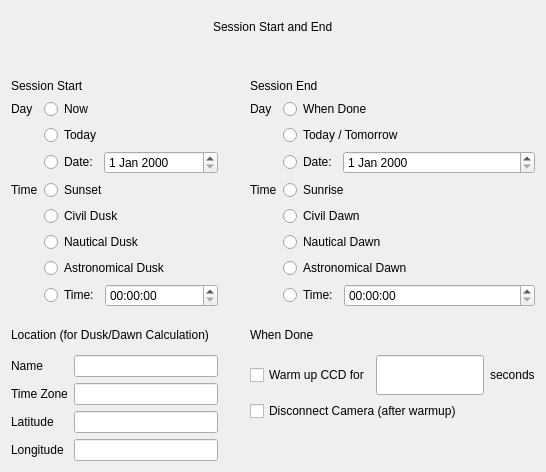
      <widget class="QWidget" name="startEndTab">
       <attribute name="title">
        <string>Start/End</string>
       </attribute>
       <attribute name="toolTip">
        <string>Information on when the collection run starts and ends</string>
       </attribute>
       <layout class="QGridLayout" name="gridLayout_3">
        <item row="0" column="0" colspan="3" alignment="Qt::AlignHCenter">
         <widget class="QLabel" name="MainTitle_1">
          <property name="minimumSize">
           <size>
            <width>0</width>
            <height>32</height>
           </size>
          </property>
          <property name="maximumSize">
           <size>
            <width>16777215</width>
            <height>32</height>
           </size>
          </property>
          <property name="text">
           <string>Session Start and End</string>
          </property>
         </widget>
        </item>
        <item row="4" column="1">
         <spacer name="horizontalSpacer_2">
          <property name="orientation">
           <enum>Qt::Horizontal</enum>
          </property>
          <property name="sizeType">
           <enum>QSizePolicy::Preferred</enum>
          </property>
          <property name="sizeHint" stdset="0">
           <size>
            <width>20</width>
            <height>20</height>
           </size>
          </property>
         </spacer>
        </item>
        <item row="2" column="1">
         <spacer name="horizontalSpacer">
          <property name="orientation">
           <enum>Qt::Horizontal</enum>
          </property>
          <property name="sizeHint" stdset="0">
           <size>
            <width>20</width>
            <height>20</height>
           </size>
          </property>
         </spacer>
        </item>
        <item row="2" column="0">
         <layout class="QGridLayout" name="gridLayout">
          <item row="0" column="0" colspan="2">
           <widget class="QLabel" name="Subtitle_1">
            <property name="text">
             <string>Session Start</string>
            </property>
           </widget>
          </item>
          <item row="1" column="0">
           <widget class="QLabel" name="label_6">
            <property name="text">
             <string>Day</string>
            </property>
           </widget>
          </item>
          <item row="8" column="1">
           <widget class="QRadioButton" name="startTimeAstronomical">
            <property name="toolTip">
             <string>Start at Astronomical Dusk on the specified day</string>
            </property>
            <property name="statusTip">
             <string/>
            </property>
            <property name="text">
             <string>Astronomical Dusk</string>
            </property>
            <attribute name="buttonGroup">
             <string notr="true">startTime</string>
            </attribute>
           </widget>
          </item>
          <item row="9" column="1">
           <layout class="QHBoxLayout" name="horizontalLayout_3">
            <item>
             <widget class="QRadioButton" name="startTimeGiven">
              <property name="toolTip">
               <string>Start at the specified time on the specified day</string>
              </property>
              <property name="statusTip">
               <string/>
              </property>
              <property name="text">
               <string>Time:</string>
              </property>
              <attribute name="buttonGroup">
               <string notr="true">startTime</string>
              </attribute>
             </widget>
            </item>
            <item>
             <widget class="QTimeEdit" name="startTimeEdit">
              <property name="sizePolicy">
               <sizepolicy hsizetype="MinimumExpanding" vsizetype="MinimumExpanding">
                <horstretch>0</horstretch>
                <verstretch>0</verstretch>
               </sizepolicy>
              </property>
              <property name="minimumSize">
               <size>
                <width>113</width>
                <height>21</height>
               </size>
              </property>
              <property name="toolTip">
               <string>Time to start if &quot;Time:&quot; chosen</string>
              </property>
              <property name="statusTip">
               <string/>
              </property>
             </widget>
            </item>
           </layout>
          </item>
          <item row="4" column="0">
           <widget class="QLabel" name="label_7">
            <property name="text">
             <string>Time</string>
            </property>
           </widget>
          </item>
          <item row="1" column="1">
           <widget class="QRadioButton" name="startDateNow">
            <property name="toolTip">
             <string>Start as soon as &quot;begin session&quot; is clicked</string>
            </property>
            <property name="text">
             <string>Now</string>
            </property>
            <attribute name="buttonGroup">
             <string notr="true">startDay</string>
            </attribute>
           </widget>
          </item>
          <item row="7" column="1">
           <widget class="QRadioButton" name="startTimeNautical">
            <property name="toolTip">
             <string>Start at Nautical Dusk on the specified day</string>
            </property>
            <property name="statusTip">
             <string/>
            </property>
            <property name="text">
             <string>Nautical Dusk</string>
            </property>
            <attribute name="buttonGroup">
             <string notr="true">startTime</string>
            </attribute>
           </widget>
          </item>
          <item row="3" column="1">
           <layout class="QHBoxLayout" name="horizontalLayout_2">
            <item>
             <widget class="QRadioButton" name="startDateGiven">
              <property name="toolTip">
               <string>Start on this given date, at a time specified below.</string>
              </property>
              <property name="text">
               <string>Date:</string>
              </property>
              <attribute name="buttonGroup">
               <string notr="true">startDay</string>
              </attribute>
             </widget>
            </item>
            <item>
             <widget class="QDateEdit" name="startDateEdit">
              <property name="sizePolicy">
               <sizepolicy hsizetype="MinimumExpanding" vsizetype="MinimumExpanding">
                <horstretch>0</horstretch>
                <verstretch>0</verstretch>
               </sizepolicy>
              </property>
              <property name="minimumSize">
               <size>
                <width>92</width>
                <height>21</height>
               </size>
              </property>
              <property name="toolTip">
               <string>Date to start run, if set to &quot;Date:&quot;</string>
              </property>
              <property name="statusTip">
               <string/>
              </property>
             </widget>
            </item>
           </layout>
          </item>
          <item row="2" column="1">
           <widget class="QRadioButton" name="startDateToday">
            <property name="toolTip">
             <string>Start today, at a time specified below.</string>
            </property>
            <property name="text">
             <string>Today</string>
            </property>
            <attribute name="buttonGroup">
             <string notr="true">startDay</string>
            </attribute>
           </widget>
          </item>
          <item row="9" column="0">
           <widget class="QLabel" name="calculatedStartTime">
            <property name="text">
             <string/>
            </property>
           </widget>
          </item>
          <item row="6" column="1">
           <widget class="QRadioButton" name="startTimeCivil">
            <property name="toolTip">
             <string>Start at Civil Dusk on the specified day</string>
            </property>
            <property name="statusTip">
             <string/>
            </property>
            <property name="text">
             <string>Civil Dusk</string>
            </property>
            <attribute name="buttonGroup">
             <string notr="true">startTime</string>
            </attribute>
           </widget>
          </item>
          <item row="4" column="1">
           <widget class="QRadioButton" name="startTimeSunset">
            <property name="toolTip">
             <string>Start at Sunset on the specified day</string>
            </property>
            <property name="statusTip">
             <string/>
            </property>
            <property name="text">
             <string>Sunset</string>
            </property>
            <attribute name="buttonGroup">
             <string notr="true">startTime</string>
            </attribute>
           </widget>
          </item>
         </layout>
        </item>
        <item row="2" column="2">
         <layout class="QGridLayout" name="gridLayout_2">
          <item row="1" column="0">
           <widget class="QLabel" name="label_10">
            <property name="text">
             <string>Day</string>
            </property>
           </widget>
          </item>
          <item row="6" column="1">
           <widget class="QRadioButton" name="endTimeNautical">
            <property name="toolTip">
             <string>End the session at Nautical Dawn on the specified date</string>
            </property>
            <property name="text">
             <string>Nautical Dawn</string>
            </property>
            <attribute name="buttonGroup">
             <string notr="true">endTimeButtonGroup</string>
            </attribute>
           </widget>
          </item>
          <item row="8" column="1">
           <layout class="QHBoxLayout" name="horizontalLayout_5">
            <item>
             <widget class="QRadioButton" name="endTimeGiven">
              <property name="toolTip">
               <string>End the session at the given time on the specified date</string>
              </property>
              <property name="text">
               <string>Time:</string>
              </property>
              <attribute name="buttonGroup">
               <string notr="true">endTimeButtonGroup</string>
              </attribute>
             </widget>
            </item>
            <item>
             <widget class="QTimeEdit" name="endTimeEdit">
              <property name="sizePolicy">
               <sizepolicy hsizetype="MinimumExpanding" vsizetype="MinimumExpanding">
                <horstretch>0</horstretch>
                <verstretch>0</verstretch>
               </sizepolicy>
              </property>
              <property name="minimumSize">
               <size>
                <width>92</width>
                <height>21</height>
               </size>
              </property>
              <property name="toolTip">
               <string>Time to end session if &quot;Time:&quot; option selected</string>
              </property>
             </widget>
            </item>
           </layout>
          </item>
          <item row="7" column="1">
           <widget class="QRadioButton" name="endTimeAstronomical">
            <property name="toolTip">
             <string>End the session at Astronomical Dawn on the specified date</string>
            </property>
            <property name="text">
             <string>Astronomical Dawn</string>
            </property>
            <attribute name="buttonGroup">
             <string notr="true">endTimeButtonGroup</string>
            </attribute>
           </widget>
          </item>
          <item row="3" column="1">
           <layout class="QHBoxLayout" name="horizontalLayout_4">
            <property name="spacing">
             <number>-1</number>
            </property>
            <item>
             <widget class="QRadioButton" name="endDateGiven">
              <property name="toolTip">
               <string>End the session on the specified date</string>
              </property>
              <property name="text">
               <string>Date:</string>
              </property>
              <attribute name="buttonGroup">
               <string notr="true">endDateButtonGroup</string>
              </attribute>
             </widget>
            </item>
            <item>
             <widget class="QDateEdit" name="endDateEdit">
              <property name="sizePolicy">
               <sizepolicy hsizetype="MinimumExpanding" vsizetype="MinimumExpanding">
                <horstretch>0</horstretch>
                <verstretch>0</verstretch>
               </sizepolicy>
              </property>
              <property name="minimumSize">
               <size>
                <width>92</width>
                <height>21</height>
               </size>
              </property>
              <property name="toolTip">
               <string>The date to end session, if &quot;Date:&quot; option chosen</string>
              </property>
             </widget>
            </item>
           </layout>
          </item>
          <item row="2" column="1">
           <widget class="QRadioButton" name="endDateTodayTomorrow">
            <property name="toolTip">
             <string>End session today at the time given below (or tomorrow if that time today has already passed)</string>
            </property>
            <property name="text">
             <string>Today / Tomorrow</string>
            </property>
            <attribute name="buttonGroup">
             <string notr="true">endDateButtonGroup</string>
            </attribute>
           </widget>
          </item>
          <item row="1" column="1">
           <widget class="QRadioButton" name="endDateWhenDone">
            <property name="toolTip">
             <string>End session when all frames are done, regardless of the time</string>
            </property>
            <property name="text">
             <string>When Done</string>
            </property>
            <attribute name="buttonGroup">
             <string notr="true">endDateButtonGroup</string>
            </attribute>
           </widget>
          </item>
          <item row="0" column="0" colspan="2">
           <widget class="QLabel" name="Subtitle_2">
            <property name="text">
             <string>Session End</string>
            </property>
           </widget>
          </item>
          <item row="5" column="1">
           <widget class="QRadioButton" name="endTimeCivil">
            <property name="toolTip">
             <string>End the session at Civil Dawn on the specified date</string>
            </property>
            <property name="text">
             <string>Civil Dawn</string>
            </property>
            <attribute name="buttonGroup">
             <string notr="true">endTimeButtonGroup</string>
            </attribute>
           </widget>
          </item>
          <item row="8" column="0">
           <widget class="QLabel" name="calculatedEndTime">
            <property name="text">
             <string/>
            </property>
           </widget>
          </item>
          <item row="4" column="1">
           <widget class="QRadioButton" name="endTimeSunrise">
            <property name="toolTip">
             <string>End the session at sunrise on the specified date</string>
            </property>
            <property name="text">
             <string>Sunrise</string>
            </property>
            <attribute name="buttonGroup">
             <string notr="true">endTimeButtonGroup</string>
            </attribute>
           </widget>
          </item>
          <item row="4" column="0">
           <widget class="QLabel" name="label_11">
            <property name="text">
             <string>Time</string>
            </property>
           </widget>
          </item>
         </layout>
        </item>
        <item row="3" column="0">
         <spacer name="verticalSpacer_2">
          <property name="orientation">
           <enum>Qt::Vertical</enum>
          </property>
          <property name="sizeType">
           <enum>QSizePolicy::Expanding</enum>
          </property>
          <property name="sizeHint" stdset="0">
           <size>
            <width>20</width>
            <height>8</height>
           </size>
          </property>
         </spacer>
        </item>
        <item row="4" column="0">
         <layout class="QVBoxLayout" name="verticalLayout_2">
          <item>
           <widget class="QLabel" name="Subtitle_3">
            <property name="minimumSize">
             <size>
              <width>0</width>
              <height>28</height>
             </size>
            </property>
            <property name="maximumSize">
             <size>
              <width>16777215</width>
              <height>28</height>
             </size>
            </property>
            <property name="text">
             <string>Location (for Dusk/Dawn Calculation)</string>
            </property>
           </widget>
          </item>
          <item>
           <layout class="QFormLayout" name="formLayout">
            <property name="verticalSpacing">
             <number>6</number>
            </property>
            <item row="0" column="0">
             <widget class="QLabel" name="label_13">
              <property name="text">
               <string>Name</string>
              </property>
             </widget>
            </item>
            <item row="0" column="1">
             <widget class="QLineEdit" name="locName">
              <property name="toolTip">
               <string>Name of this location (arbitrary and optional)</string>
              </property>
             </widget>
            </item>
            <item row="1" column="0">
             <widget class="QLabel" name="label_14">
              <property name="text">
               <string>Time Zone</string>
              </property>
             </widget>
            </item>
            <item row="1" column="1">
             <widget class="QLineEdit" name="timeZone">
              <property name="toolTip">
               <string>Location's offset in hours from UTC.  -5 for EST, etc</string>
              </property>
              <property name="statusTip">
               <string/>
              </property>
              <property name="whatsThis">
               <string/>
              </property>
              <property name="accessibleDescription">
               <string/>
              </property>
             </widget>
            </item>
            <item row="2" column="0">
             <widget class="QLabel" name="label_15">
              <property name="text">
               <string>Latitude</string>
              </property>
             </widget>
            </item>
            <item row="2" column="1">
             <widget class="QLineEdit" name="latitude">
              <property name="toolTip">
               <string>Location's latitude, in degrees </string>
              </property>
             </widget>
            </item>
            <item row="3" column="0">
             <widget class="QLabel" name="label_16">
              <property name="text">
               <string>Longitude</string>
              </property>
             </widget>
            </item>
            <item row="3" column="1">
             <widget class="QLineEdit" name="longitude">
              <property name="toolTip">
               <string>Location's longitude, in degrees .  West longitude is a negative number.</string>
              </property>
             </widget>
            </item>
           </layout>
          </item>
         </layout>
        </item>
        <item row="4" column="2">
         <layout class="QVBoxLayout" name="verticalLayout_3">
          <property name="spacing">
           <number>-1</number>
          </property>
          <property name="sizeConstraint">
           <enum>QLayout::SetFixedSize</enum>
          </property>
          <item>
           <widget class="QLabel" name="Subtitle_4">
            <property name="minimumSize">
             <size>
              <width>0</width>
              <height>28</height>
             </size>
            </property>
            <property name="maximumSize">
             <size>
              <width>16777215</width>
              <height>28</height>
             </size>
            </property>
            <property name="text">
             <string>When Done</string>
            </property>
           </widget>
          </item>
          <item>
           <layout class="QHBoxLayout" name="horizontalLayout">
            <property name="spacing">
             <number>-1</number>
            </property>
            <item>
             <widget class="QCheckBox" name="warmCCDWhenDone">
              <property name="toolTip">
               <string>At end of session, turn off cooling and allow CCD to warm up for a while before disconnecting camera</string>
              </property>
              <property name="text">
               <string>Warm up CCD for</string>
              </property>
             </widget>
            </item>
            <item>
             <widget class="QLineEdit" name="warmCCDSeconds">
              <property name="sizePolicy">
               <sizepolicy hsizetype="MinimumExpanding" vsizetype="MinimumExpanding">
                <horstretch>0</horstretch>
                <verstretch>0</verstretch>
               </sizepolicy>
              </property>
              <property name="toolTip">
               <string>Number of seconds to allow CCD to warm up before disconnecting</string>
              </property>
             </widget>
            </item>
            <item>
             <widget class="QLabel" name="label_18">
              <property name="sizePolicy">
               <sizepolicy hsizetype="Preferred" vsizetype="Maximum">
                <horstretch>0</horstretch>
                <verstretch>0</verstretch>
               </sizepolicy>
              </property>
              <property name="text">
               <string>seconds</string>
              </property>
             </widget>
            </item>
           </layout>
          </item>
          <item>
           <widget class="QCheckBox" name="disconnectWhenDone">
            <property name="toolTip">
             <string>Disconnect camera when done (after warmup)</string>
            </property>
            <property name="text">
             <string>Disconnect Camera (after warmup)</string>
            </property>
           </widget>
          </item>
          <item>
           <spacer name="verticalSpacer">
            <property name="orientation">
             <enum>Qt::Vertical</enum>
            </property>
            <property name="sizeHint" stdset="0">
             <size>
              <width>20</width>
              <height>40</height>
             </size>
            </property>
           </spacer>
          </item>
         </layout>
        </item>
        <item row="1" column="0" colspan="2">
         <spacer name="verticalSpacer_4">
          <property name="orientation">
           <enum>Qt::Vertical</enum>
          </property>
          <property name="sizeHint" stdset="0">
           <size>
            <width>20</width>
            <height>30</height>
           </size>
          </property>
         </spacer>
        </item>
       </layout>
      </widget>
